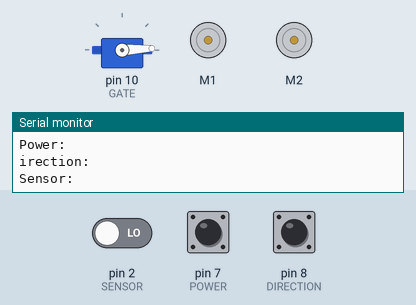
Simulated run of this sketch. Board: Arduino Uno, built with avr-gcc and run on an emulated ATmega328P. On the bench: servo, 2 × DC motor (green arrow = forward, orange = backward, longer = faster), the last lines printed to the serial monitor. The test bench sets the inputs (shaded band); at power-on: pin 7 (POWER) HIGH, pin 2 (SENSOR) LOW, pin 8 (DIRECTION) HIGH.

Above: at 1.2 s.
1.3 s: pin 7 (POWER) pulled LOW for 0.15 s
2.9 s: pin 2 (SENSOR) driven HIGH
4.5 s: pin 7 (POWER) pulled LOW for 0.15 s
At 4.7 s:
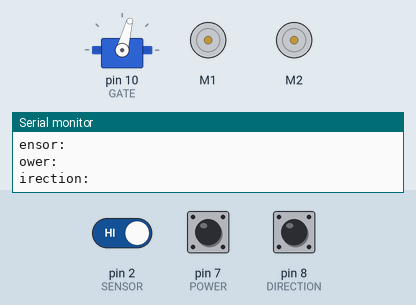
6.3 s: pin 8 (DIRECTION) pulled LOW for 0.15 s
7.9 s: pin 8 (DIRECTION) pulled LOW for 1 s
11.9 s: pin 2 (SENSOR) driven LOW and pin 7 (POWER) driven LOW and pin 8 (DIRECTION) driven LOW
At 13.1 s:
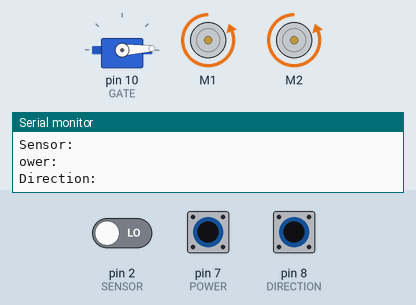
Timing chart, 0 to 14.5 s (numbered marks = the images above; inputs shaded):
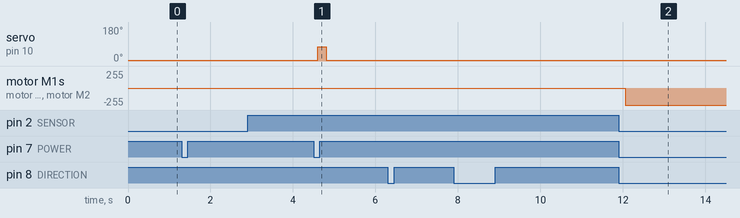

The sketch:

CAHSDS.ino
```cpp
// (licence header left out)
// load libraries
#include <Servo.h>
#include <Wire.h>
#include <Adafruit_MotorShield.h>

// Create the motor shield object with the default I2C address
Adafruit_MotorShield AFMS = Adafruit_MotorShield();

// Select which 'port' M1, M2, M3 or M4. In this case, M1 and M2.
Adafruit_DCMotor *motorOne = AFMS.getMotor(1);
Adafruit_DCMotor *motorTwo = AFMS.getMotor(2);

// Name servo "gate."
Servo gate;

// Servo gate open and closed values;
const int closed = 3;
const int opened = 75;

// Set wait times for ball drop
const int gateOpenTime = 200;
const int ballDeliveryTime = 200;
const int resetWaitTime = 100;
const int centerDelayTime = 50;

// set motor speed value
const int motorSpeedFull = 255;

// servo gate
#define GATE 10

// OSOYOO light dark sensor
// comes with pot for sensitivity
#define SENSOR 2
//#define SENSOR_ALT 3

// Direction forward/backward trigger
// if on go forward, if off go backward
#define DIRECTION 8

// Switch for turning vehicle on and off
#define POWER 7

// bools for sanity checks
bool sensorValue;
bool ballDelivered;
bool resetTriggered;
bool powerOn;
bool motorDirection;


void setup() {
  Serial.begin(9600);

  // Light-dark sensor
  // value for white is LOW
  // value for black is HIGH
  pinMode(SENSOR, INPUT);
  //pinMode(SENSOR_ALT, INPUT);

  // Set Power and Direction switches to PULLUP.
  // This makes readings opposite (on is off, off is on).
  // PULLUP is used to avoid needing external resistors,
  // taking advantage of the Arduino board's internal resistors.
  pinMode(POWER, INPUT_PULLUP);
  pinMode(DIRECTION, INPUT_PULLUP);

  // micro-servo
  gate.attach(GATE);

  // Motorshield
  AFMS.begin();  // create with the default frequency 1.6KHz

  // Set the speed to start, from 0 (off) to 255 (max speed)
  motorOne->setSpeed(motorSpeedFull);
  motorTwo->setSpeed(motorSpeedFull);

  ballDelivered = false;
  resetTriggered = true;

  gate.write(closed);
}

void loop() {

//  if (motorDirection) {
//    sensorValue = digitalRead(SENSOR);
//  } else {
//    sensorValue = digitalRead(SENSOR_ALT);
//  }
  sensorValue = digitalRead(SENSOR);
  powerOn = !digitalRead(POWER);
  motorDirection = digitalRead(DIRECTION);


  Serial.println("Sensor: " + sensorValue);
  Serial.println("Power: " + powerOn);
  Serial.println("Direction: " + motorDirection);

  if (!powerOn) {
    stopMotors();
    //gate.write(closed);
  } else {

    // Black detected == HIGH
    // If black detected, ball not delivered and reset not triggered
    // then stop motos, deliver ball,
    // wait for ball drop,
    // and run motors again.
    if (sensorValue == HIGH) {
      if (!ballDelivered && resetTriggered) {
        delay(centerDelayTime);
        stopMotors();
        deliverBall();
        delay(ballDeliveryTime);
        runMotors();
      }

    }

    // if ballDelivered
    // keep gate closed
    // until sensorValue detects "white" (low)
    // then reset
    if (sensorValue == LOW) {
      delay(resetWaitTime);
      if (sensorValue == LOW) {
        if (ballDelivered) {
          resetTriggered = true;
        }
        if (resetTriggered) {
          ballDelivered = false;
        }
        runMotors();
      }
    }
  }
}

//
void deliverBall() {
  gate.write(opened);
  delay(gateOpenTime);
  gate.write(closed);
  ballDelivered = true;
}

void runMotors() {
  // turn on motors
  // if DIRECTION trigger on go forward
  // else go backwards
  if (motorDirection) {
    motorOne->run(FORWARD);
    motorTwo->run(FORWARD);
  } else {
    motorOne->run(BACKWARD);
    motorTwo->run(BACKWARD);
  }
}

void stopMotors() {
  motorOne->run(RELEASE);
  motorTwo->run(RELEASE);
}
```

Measured:
- after the input at 4.5 s, servo on pin 10 (GATE): 3° → 75° after 0.10 s, → 3° 0.20 s later
- after the input at 11.9 s, motor M1, motor M2: stopped → backward 255/255 after 0.16 s
